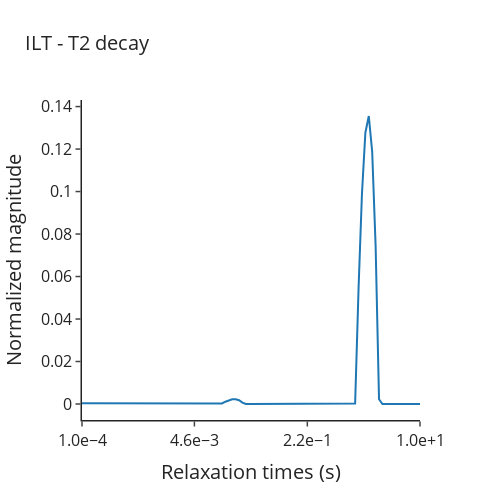

The notebook cell this image was saved under:
### Code cell
ilt_t1_axis_t1ir, ilt_data_t1ir = pyflint.perform_ilt_and_plot(
    T2decay,
    time_axis,#in seconds
    dimKernel2D=[100, 1],
    alpha = 1e-1,
    kernel_name = "T2",
    t1_range = [1e-4, 10e0],
    t2_range = None,
    plot_title = "ILT - T2 decay"
)
